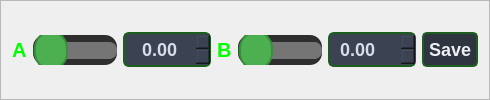
                    <widget class="QFrame" name="frame_gripper">
                     <property name="frameShape">
                      <enum>QFrame::StyledPanel</enum>
                     </property>
                     <property name="frameShadow">
                      <enum>QFrame::Raised</enum>
                     </property>
                     <layout class="QHBoxLayout" name="horizontalLayout_9">
                      <item>
                       <widget class="QLabel" name="label_7">
                        <property name="font">
                         <font>
                          <pointsize>15</pointsize>
                          <weight>75</weight>
                          <bold>true</bold>
                         </font>
                        </property>
                        <property name="styleSheet">
                         <string notr="true">QLabel#label_7 {
    color: #00FF00; /* Mengubah warna teks menjadi putih */
}
</string>
                        </property>
                        <property name="text">
                         <string>A</string>
                        </property>
                       </widget>
                      </item>
                      <item>
                       <widget class="QSlider" name="horizontalSlider_gripper_servo">
                        <property name="font">
                         <font>
                          <pointsize>15</pointsize>
                         </font>
                        </property>
                        <property name="styleSheet">
                         <string notr="true">QSlider#horizontalSlider_gripper_servo {
    background-color: #2E2E2E; /* Latar belakang slider */
    border-radius: 12px; /* Membuat sudut melengkung pada slider */
    height: 30px; /* Menambah tinggi keseluruhan slider untuk membuatnya lebih tebal */
}

QSlider#horizontalSlider_gripper_servo::groove:horizontal {
    border: 1px solid #666; /* Border untuk jalur slider */
    background: #3A3A3A; /* Latar belakang jalur slider */
    height: 15px; /* Membuat jalur slider lebih tebal */
    border-radius: 8px; /* Sudut melengkung pada jalur */
}

QSlider#horizontalSlider_gripper_servo::handle:horizontal {
    background: #4CAF50; /* Warna handle (knob) */
    border: 2px solid #388E3C; /* Border di sekitar handle */
    width: 30px; /* Lebar handle lebih besar */
    height: 30px; /* Tinggi handle lebih besar */
    border-radius: 17px; /* Sudut melengkung pada handle untuk membuatnya bulat */
    margin: -12px 0; /* Membuat handle lebih besar dari jalur */
}

QSlider#horizontalSlider_gripper_servo::sub-page:horizontal {
    background: #1B5E20; /* Warna bagian yang sudah terisi */
    border-radius: 8px; /* Sudut melengkung */
}

QSlider#horizontalSlider_gripper_servo::add-page:horizontal {
    background: #757575; /* Warna bagian yang belum terisi */
    border-radius: 8px; /* Sudut melengkung */
}
</string>
                        </property>
                        <property name="orientation">
                         <enum>Qt::Horizontal</enum>
                        </property>
                       </widget>
                      </item>
                      <item>
                       <widget class="QDoubleSpinBox" name="doubleSpinBox_gripper_servo">
                        <property name="sizePolicy">
                         <sizepolicy hsizetype="Fixed" vsizetype="Fixed">
                          <horstretch>0</horstretch>
                          <verstretch>0</verstretch>
                         </sizepolicy>
                        </property>
                        <property name="minimumSize">
                         <size>
                          <width>0</width>
                          <height>0</height>
                         </size>
                        </property>
                        <property name="font">
                         <font>
                          <pointsize>-1</pointsize>
                          <weight>75</weight>
                          <bold>true</bold>
                         </font>
                        </property>
                        <property name="styleSheet">
                         <string notr="true">QDoubleSpinBox {
    background-color: #3B4252; /* Warna latar belakang */
    color: #D8DEE9; /* Warna teks */
    border: 2px solid #1B5E20; /* Warna border */
    border-radius: 6px; /* Sudut melengkung */
    font-size: 18px; /* Ukuran font */
    font-weight: bold; /* Membuat teks bold */
    padding: 4px 8px; /* Padding dalam */
    selection-background-color: #81A1C1; /* Warna seleksi */
    selection-color: #2E3440; /* Warna teks saat diseleksi */
}

/* Efek hover */
QDoubleSpinBox:hover {
    border: 2px solid #81A1C1;
}

/* Efek saat aktif (focus) */
QDoubleSpinBox:focus {
    border: 2px solid #88C0D0;
    background-color: #434C5E;
}
</string>
                        </property>
                        <property name="alignment">
                         <set>Qt::AlignCenter</set>
                        </property>
                       </widget>
                      </item>
                      <item>
                       <widget class="QLabel" name="label_13">
                        <property name="font">
                         <font>
                          <pointsize>15</pointsize>
                          <weight>75</weight>
                          <bold>true</bold>
                         </font>
                        </property>
                        <property name="styleSheet">
                         <string notr="true">QLabel#label_13 {
    color: #00FF00; /* Mengubah warna teks menjadi putih */
}
</string>
                        </property>
                        <property name="text">
                         <string>B</string>
                        </property>
                       </widget>
                      </item>
                      <item>
                       <widget class="QSlider" name="horizontalSlider_gripper_servoB">
                        <property name="maximumSize">
                         <size>
                          <width>16777215</width>
                          <height>16777215</height>
                         </size>
                        </property>
                        <property name="styleSheet">
                         <string notr="true">QSlider#horizontalSlider_gripper_servoB {
    background-color: #2E2E2E; /* Latar belakang slider */
    border-radius: 12px; /* Membuat sudut melengkung pada slider */
    height: 30px; /* Menambah tinggi keseluruhan slider untuk membuatnya lebih tebal */
}

QSlider#horizontalSlider_gripper_servoB::groove:horizontal {
    border: 1px solid #666; /* Border untuk jalur slider */
    background: #3A3A3A; /* Latar belakang jalur slider */
    height: 15px; /* Membuat jalur slider lebih tebal */
    border-radius: 8px; /* Sudut melengkung pada jalur */
}

QSlider#horizontalSlider_gripper_servoB::handle:horizontal {
    background: #4CAF50; /* Warna handle (knob) */
    border: 2px solid #388E3C; /* Border di sekitar handle */
    width: 30px; /* Lebar handle lebih besar */
    height: 30px; /* Tinggi handle lebih besar */
    border-radius: 17px; /* Sudut melengkung pada handle untuk membuatnya bulat */
    margin: -12px 0; /* Membuat handle lebih besar dari jalur */
}

QSlider#horizontalSlider_gripper_servoB::sub-page:horizontal {
    background: #1B5E20; /* Warna bagian yang sudah terisi */
    border-radius: 8px; /* Sudut melengkung */
}

QSlider#horizontalSlider_gripper_servoB::add-page:horizontal {
    background: #757575; /* Warna bagian yang belum terisi */
    border-radius: 8px; /* Sudut melengkung */
}
</string>
                        </property>
                        <property name="orientation">
                         <enum>Qt::Horizontal</enum>
                        </property>
                       </widget>
                      </item>
                      <item>
                       <widget class="QDoubleSpinBox" name="doubleSpinBox_gripper_servoB">
                        <property name="styleSheet">
                         <string notr="true">QDoubleSpinBox {
    background-color: #3B4252; /* Warna latar belakang */
    color: #D8DEE9; /* Warna teks */
    border: 2px solid #1B5E20; /* Warna border */
    border-radius: 6px; /* Sudut melengkung */
    font-size: 18px; /* Ukuran font */
    font-weight: bold; /* Membuat teks bold */
    padding: 4px 8px; /* Padding dalam */
    selection-background-color: #81A1C1; /* Warna seleksi */
    selection-color: #2E3440; /* Warna teks saat diseleksi */
}

/* Efek hover */
QDoubleSpinBox:hover {
    border: 2px solid #81A1C1;
}

/* Efek saat aktif (focus) */
QDoubleSpinBox:focus {
    border: 2px solid #88C0D0;
    background-color: #434C5E;
}</string>
                        </property>
                       </widget>
                      </item>
                      <item>
                       <widget class="QPushButton" name="pushButton_save_servo_seld">
                        <property name="styleSheet">
                         <string notr="true">QPushButton {
    background-color: #2E3440; /* Warna latar belakang tombol */
    color: #ECEFF4; /* Warna teks */
    border: 2px solid #1B5E20; /* Warna border */
    border-radius: 5px; /* Sudut tombol yang melengkung */
    padding: 5px; /* Padding di dalam tombol */
    font-size: 18px; /* Ukuran font */
    font-weight: bold; /* Ketebalan font */
}

QPushButton:hover {
    background-color: #4C566A; /* Warna latar belakang saat hover */
    border: 2px solid #81A1C1; /* Warna border saat hover */
}

QPushButton:pressed {
    background-color: #81A1C1; /* Warna latar belakang saat ditekan */
    border: 2px solid #81A1C1; /* Warna border saat ditekan */
    color: #2E3440; /* Warna teks saat ditekan */
}

QPushButton:disabled {
    background-color: #3B4252; /* Warna latar belakang saat tombol dinonaktifkan */
    color: #7F8C9A; /* Warna teks saat tombol dinonaktifkan */
    border: 2px solid #3B4252; /* Warna border saat tombol dinonaktifkan */
}</string>
                        </property>
                        <property name="text">
                         <string>Save</string>
                        </property>
                       </widget>
                      </item>
                     </layout>
                    </widget>
